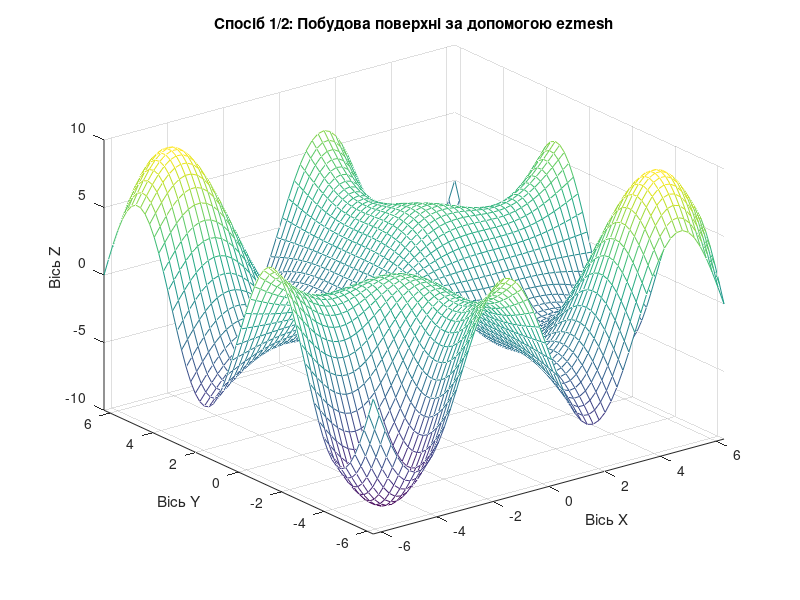

The MATLAB source for this figure:
% --- Спосіб 1 і 2: ezmesh ---

% Створюємо нове графічне вікно
figure;

% Будуємо поверхню. MATLAB автоматично використовує інтервал [-2*pi, 2*pi]
ezmesh('x*sin(y) + y*sin(x)');

% Додаємо форматування
title('Спосіб 1/2: Побудова поверхні за допомогою ezmesh');
xlabel('Вісь X');
ylabel('Вісь Y');
zlabel('Вісь Z');